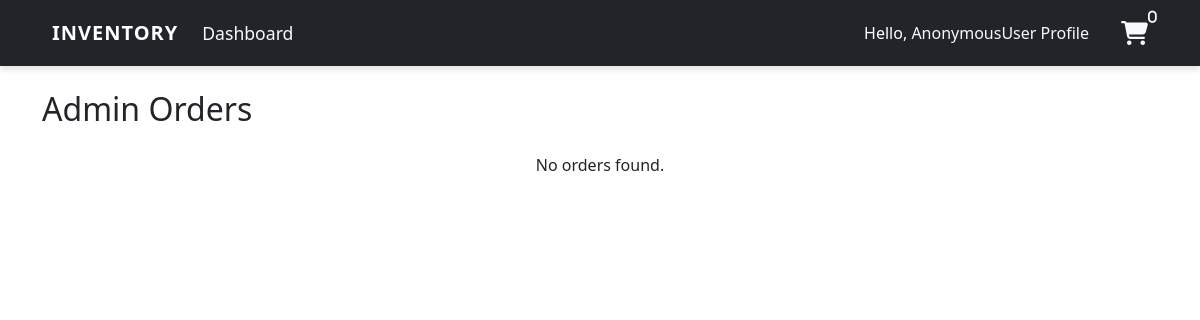
The page /order/ on the database as committed earlier.
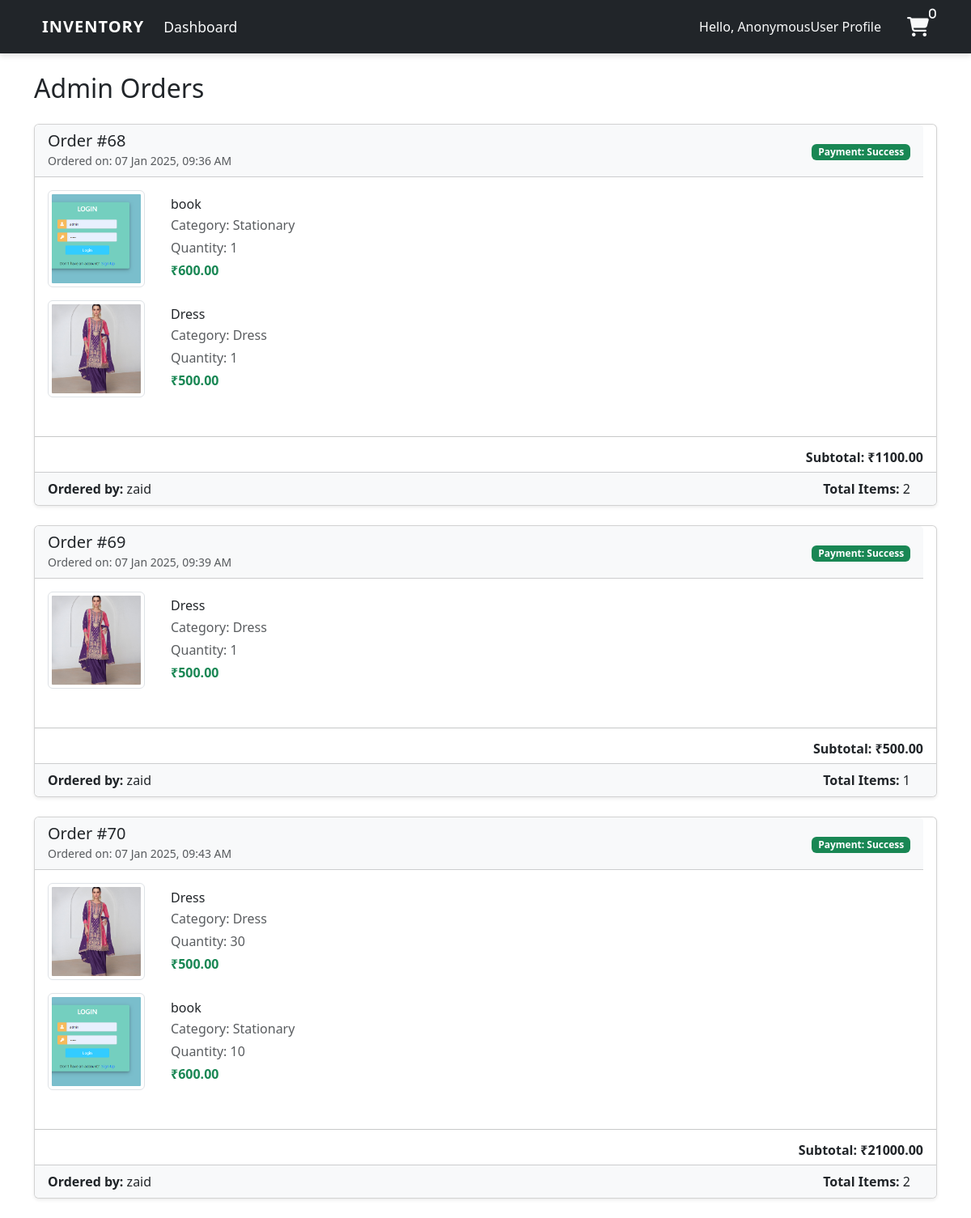
The same page on the database as committed later.
### user/models.py (models this page shows, shortened)
class Order(models.Model):
    product = models.ForeignKey(Product, on_delete=models.CASCADE , null=True )
    shipping_address = models.ForeignKey('ShippingAddress', on_delete=models.SET_NULL, null=True, blank=True , related_name='shipping_addresses')
    staff = models.ForeignKey(User, on_delete=models.CASCADE, null=True)
    order_quantity = models.PositiveIntegerField(null=True)
    date = models.DateTimeField(auto_now_add=True)
    payment_status = models.CharField(
        max_length=20, choices=[('success', 'Success'), ('failed', 'Failed')],
        default='failed'
    )

class OrderItem(models.Model):
    product = models.ForeignKey(Product, on_delete=models.CASCADE)
    date = models.DateTimeField(auto_now_add=True)
    quantity = models.PositiveIntegerField(default=1)
    order = models.ForeignKey(Order, on_delete=models.CASCADE)

class Product(models.Model):
    name = models.CharField(max_length=100, blank=True , default='Untitled Product')
    category = models.CharField(max_length=20, choices=CATEGORY, blank=True ,default='Stationary')
    quantity = models.PositiveIntegerField()
    price = models.DecimalField(max_digits=10, decimal_places=2, default=0.00)
    description = models.TextField(blank=True, null=True)
    image = models.ImageField(upload_to='product_images/', blank=True, null=True)

### user/views.py (the view)
# urls.py: path('order/' , views.order , name='order'),
def order(request):
    items = Product.objects.filter(quantity__lt=50)
    Lowstock_count =items.count()
    order_count = Order.objects.count()
    orders = Order.objects.filter(payment_status='success')
    workers = User.objects.all()
    worker = workers.count()
    product_count = Product.objects.count()
    orders_with_subtotals = []
    for order in orders:
        subtotal = sum(
            item.product.price * item.quantity for item in order.orderitem_set.all()
        )
        orders_with_subtotals.append({
            'order': order,
            'subtotal': subtotal,
        })
    context = {
        'orders_with_subtotals': orders_with_subtotals,
        'Lowstock_count':Lowstock_count ,
        'order_count' : order_count,
        'orders': orders,
        'worker':worker,
        'product_count':product_count
    }
    return render(request , 'dashboard/order.html' , context)

### templates/dashboard/order.html (shortened to what this page needs)
{% extends 'partials/base.html' %}
{% block content %}
<div class="container my-4">
  <h2 class="mb-4">Admin Orders</h2>
  {% if orders_with_subtotals %}
    {% for order_data in orders_with_subtotals %}
    <div class="card mb-4 shadow-sm">
      <div class="card-header bg-light d-flex justify-content-between align-items-center">
        <div>
          <h5 class="mb-0">Order #{{ order_data.order.id }}</h5>
          <small class="text-muted">Ordered on: {{ order_data.order.date|date:"d M Y, h:i A" }}</small>
        </div>
        <div>
          <span class="badge bg-success text-white">Payment: {{ order_data.order.payment_status|capfirst }}</span>
        </div>
      </div>
      <div class="card-body">
        {% for item in order_data.order.orderitem_set.all %}
        <div class="d-flex mb-3">
          <div class="me-3">
            <img src="{{ item.product.image.url }}" alt="{{ item.product.name }}" class="img-thumbnail" style="width: 120px; height: 120px; object-fit: cover;">
          </div>
          <div class="flex-grow-1">
            <h6 class="mb-1">{{ item.product.name }}</h6>
            <p class="mb-1 text-muted">Category: {{ item.product.category }}</p>
            <p class="mb-1 text-muted">Quantity: {{ item.quantity }}</p>
            <p class="mb-0 fw-bold text-success">₹{{ item.product.price }}</p>
          </div>
        </div>
        {% endfor %}
      </div>
      <hr>
      <div class="d-flex justify-content-end">
        <h6 class="fw-bold">Subtotal: ₹{{ order_data.subtotal }}</h6>
      </div>
      <div class="card-footer bg-light">
        <div class="d-flex justify-content-between align-items-center">
          <div>
            <p class="mb-0"><strong>Ordered by:</strong> {{ order_data.order.staff.username }}</p>
          </div>
          <div>
            <strong>Total Items:</strong> {{ order_data.order.orderitem_set.count }}
          </div>
        </div>
      </div>
    </div>
    {% endfor %}
  {% else %}
    <p class="text-center">No orders found.</p>
  {% endif %}
</div>
{% endblock %}

Rows that differ between the two databases and show on the page:
added Order: order.id "68", order "07 Jan 2025, 09:36 AM", order.payment_status "Success", subtotal "1100.00", order.staff.username "zaid", order.orderitem_set.count "2"
added OrderItem: product.image (picture), product.name "book", product.category "Stationary", quantity "1", product.price "600.00", shown under "68"
added OrderItem: product.image (picture), product.name "Dress", product.category "Dress", quantity "1", product.price "500.00", shown under "68"
added Order: order.id "69", order "07 Jan 2025, 09:39 AM", order.payment_status "Success", subtotal "500.00", order.staff.username "zaid", order.orderitem_set.count "1"
added OrderItem: product.image (picture), product.name "Dress", product.category "Dress", quantity "1", product.price "500.00", shown under "69"
added Order: order.id "70", order "07 Jan 2025, 09:43 AM", order.payment_status "Success", subtotal "21000.00", order.staff.username "zaid", order.orderitem_set.count "2"
added OrderItem: product.image (picture), product.name "Dress", product.category "Dress", quantity "30", product.price "500.00", shown under "70"
added OrderItem: product.image (picture), product.name "book", product.category "Stationary", quantity "10", product.price "600.00", shown under "70"
Other text that changed with them:
text no longer shown: "No orders found."
